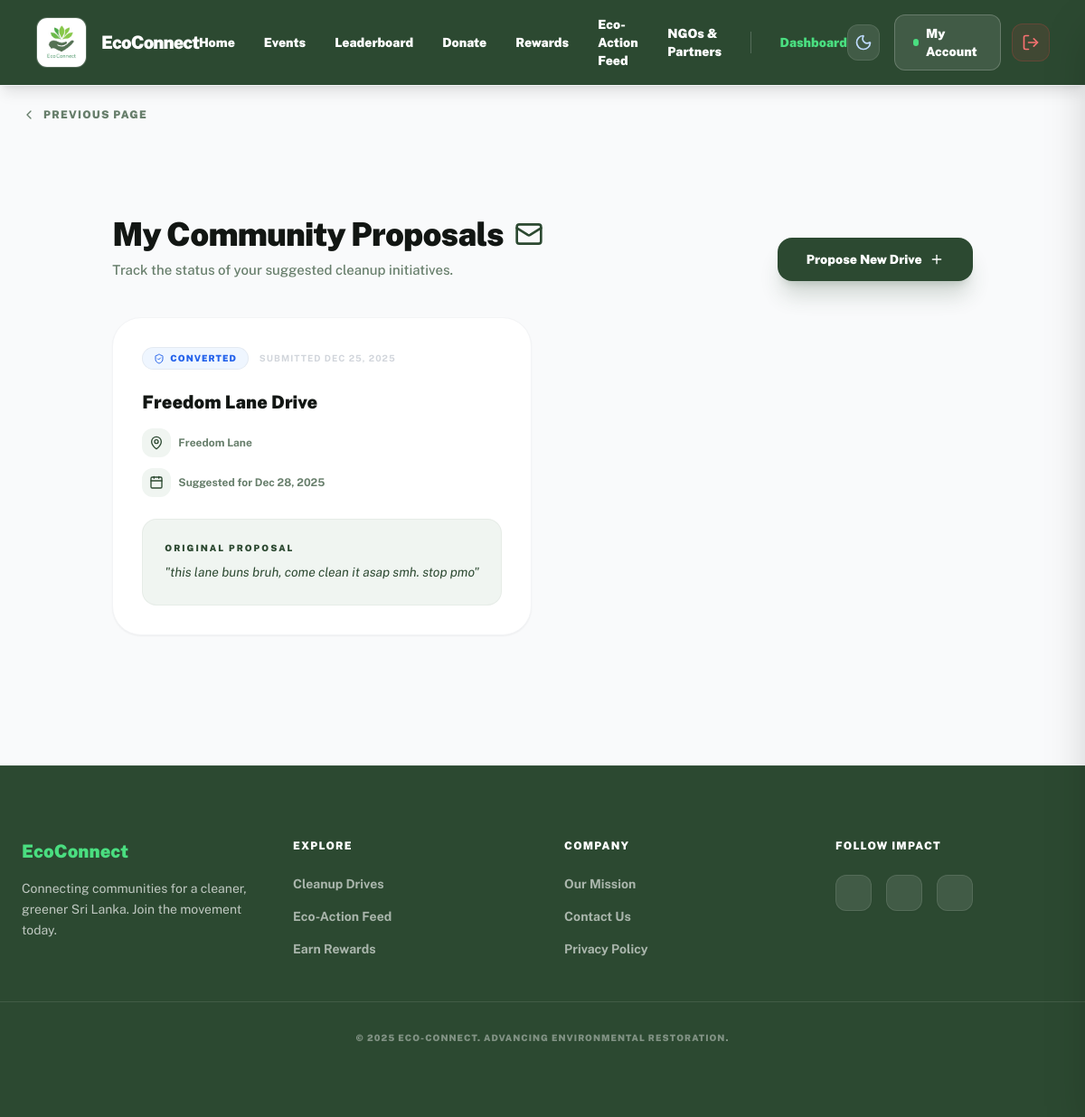
The app's page /index.php?route=user_my_proposals (signed in) with its own data.
### tables this page shows
CREATE TABLE `community_proposals` (
  `id` int(11) NOT NULL,
  `user_id` int(11) NOT NULL,
  `title` varchar(150) NOT NULL,
  `description` text DEFAULT NULL,
  `location` varchar(255) DEFAULT NULL,
  `latitude` decimal(10,8) DEFAULT NULL,
  `longitude` decimal(11,8) DEFAULT NULL,
  `proposed_date` date DEFAULT NULL,
  `status` enum('pending','approved','rejected','converted') DEFAULT 'pending',
  `created_at` timestamp NOT NULL DEFAULT current_timestamp()
);

### app/controllers/UserController.php (called while the page is built, shortened)
<?php
require_once __DIR__ . '/../helpers.php';
function user_my_proposals(PDO $pdo)
{
    require_once __DIR__ . '/../models/Proposal.php';
    $user_id = (int)$_SESSION['user_id'];
    $proposals = proposal_list_by_user($pdo, $user_id);
    include __DIR__ . '/../views/layouts/header.php';
    include __DIR__ . '/../views/user/my_proposals.php';
    include __DIR__ . '/../views/layouts/footer.php';
}

### app/models/Proposal.php (called while the page is built, shortened)
<?php
function proposal_list_by_user(PDO $pdo, int $user_id) {
    $stmt = $pdo->prepare("SELECT * FROM community_proposals WHERE user_id = ? ORDER BY created_at DESC");
    $stmt->execute([$user_id]);
    return $stmt->fetchAll(PDO::FETCH_ASSOC);
}
?>

### app/helpers.php (called while the page is built, shortened)
<?php
function h($str) {
    return htmlspecialchars($str ?? '', ENT_QUOTES, 'UTF-8');
}

### app/views/user/my_proposals.php (the view, shortened to what this page needs)
<div class="max-w-6xl mx-auto px-4 py-12">
    <div class="mb-10 flex flex-col md:flex-row md:items-end justify-between gap-6">
        <div>
            <h1 class="text-[#121613] text-4xl font-black tracking-tight mb-2 flex items-center gap-3">
                My Community Proposals <i data-lucide="mail" class="w-8 h-8 text-primary"></i>
            </h1>
            <p class="text-[15px] text-[#677e6b] font-medium leading-relaxed">
                Track the status of your suggested cleanup initiatives.
            </p>
        </div>
        <a href="index.php?route=user_propose_cleanup" class="h-12 px-8 rounded-2xl bg-[#2c4931] flex items-center justify-center text-sm font-black text-white hover:bg-[#121613] transition-all shadow-xl shadow-[#2c4931]/20 active:scale-95 gap-2">
            Propose New Drive <i data-lucide="plus" class="w-4 h-4"></i>
        </a>
    </div>
    <?php if (!empty($proposals)): ?>
        <div class="grid grid-cols-1 md:grid-cols-2 gap-6">
            <?php foreach ($proposals as $prop): ?>
                <?php
                    $status = strtolower($prop['status']);
                    $statusConfig = [
                        'pending' => ['bg' => 'bg-orange-50', 'text' => 'text-orange-600', 'icon' => '<i data-lucide="clock" class="w-3 h-3"></i>'],
                        'approved' => ['bg' => 'bg-green-50', 'text' => 'text-green-600', 'icon' => '<i data-lucide="check-circle-2" class="w-3 h-3"></i>'],
                        'rejected' => ['bg' => 'bg-red-50', 'text' => 'text-red-600', 'icon' => '<i data-lucide="x-circle" class="w-3 h-3"></i>'],
                        'converted' => ['bg' => 'bg-blue-50', 'text' => 'text-blue-600', 'icon' => '<i data-lucide="shield-check" class="w-3 h-3"></i>']
                    ][$status] ?? ['bg' => 'bg-gray-50', 'text' => 'text-gray-600', 'icon' => '<i data-lucide="help-circle" class="w-3 h-3"></i>'];
                ?>
                <div class="group bg-white rounded-[32px] border border-gray-100 p-8 shadow-sm hover:shadow-xl transition-all duration-300">
                    <div class="flex items-center gap-3 mb-6">
                        <span class="px-3 py-1 rounded-full <?php echo $statusConfig['bg']; ?> <?php echo $statusConfig['text']; ?> text-[10px] font-black uppercase tracking-widest border border-black/5 flex items-center gap-1.5">
                            <?php echo $statusConfig['icon']; ?> <?php echo $prop['status']; ?>
                        </span>
                        <span class="text-[10px] font-bold text-gray-300 uppercase tracking-widest">
                            Submitted <?php echo date('M d, Y', strtotime($prop['created_at'])); ?>
                        </span>
                    </div>
                    <h3 class="text-xl font-black text-[#121613] mb-4 group-hover:text-[#2c4931] transition-colors leading-tight">
                        <?php echo h($prop['title']); ?>
                    </h3>
                    <div class="space-y-3 mb-6">
                        <div class="flex items-center gap-2 text-xs font-bold text-[#677e6b]">
                            <span class="w-8 h-8 rounded-xl bg-[#f0f5f1] flex items-center justify-center text-primary">
                                <i data-lucide="map-pin" class="w-4 h-4"></i>
                            </span>
                            <?php echo h($prop['location']); ?>
                        </div>
                        <div class="flex items-center gap-2 text-xs font-bold text-[#677e6b]">
                            <span class="w-8 h-8 rounded-xl bg-[#f0f5f1] flex items-center justify-center text-primary">
                                <i data-lucide="calendar" class="w-4 h-4"></i>
                            </span>
                            Suggested for <?php echo date('M d, Y', strtotime($prop['proposed_date'])); ?>
                        </div>
                    </div>
                    <div class="bg-[#f0f5f1] rounded-2xl p-6 border border-[#2c4931]/5">
                        <p class="text-[10px] font-black text-[#2c4931] uppercase tracking-[0.2em] mb-2">Original Proposal</p>
                        <p class="text-sm text-[#2c4931] leading-relaxed italic line-clamp-2">
                            "<?php echo h($prop['description']); ?>"
                        </p>
                    </div>
                </div>
            <?php endforeach; ?>
        </div>
    <?php endif; ?>
</div>

### records on screen
community_proposals: status "CONVERTED", created_at "DEC 25, 2025", title "Freedom Lane Drive", location "Freedom Lane", proposed_date "Dec 28, 2025", description "this lane buns bruh, come clean it asap smh. stop pmo"
